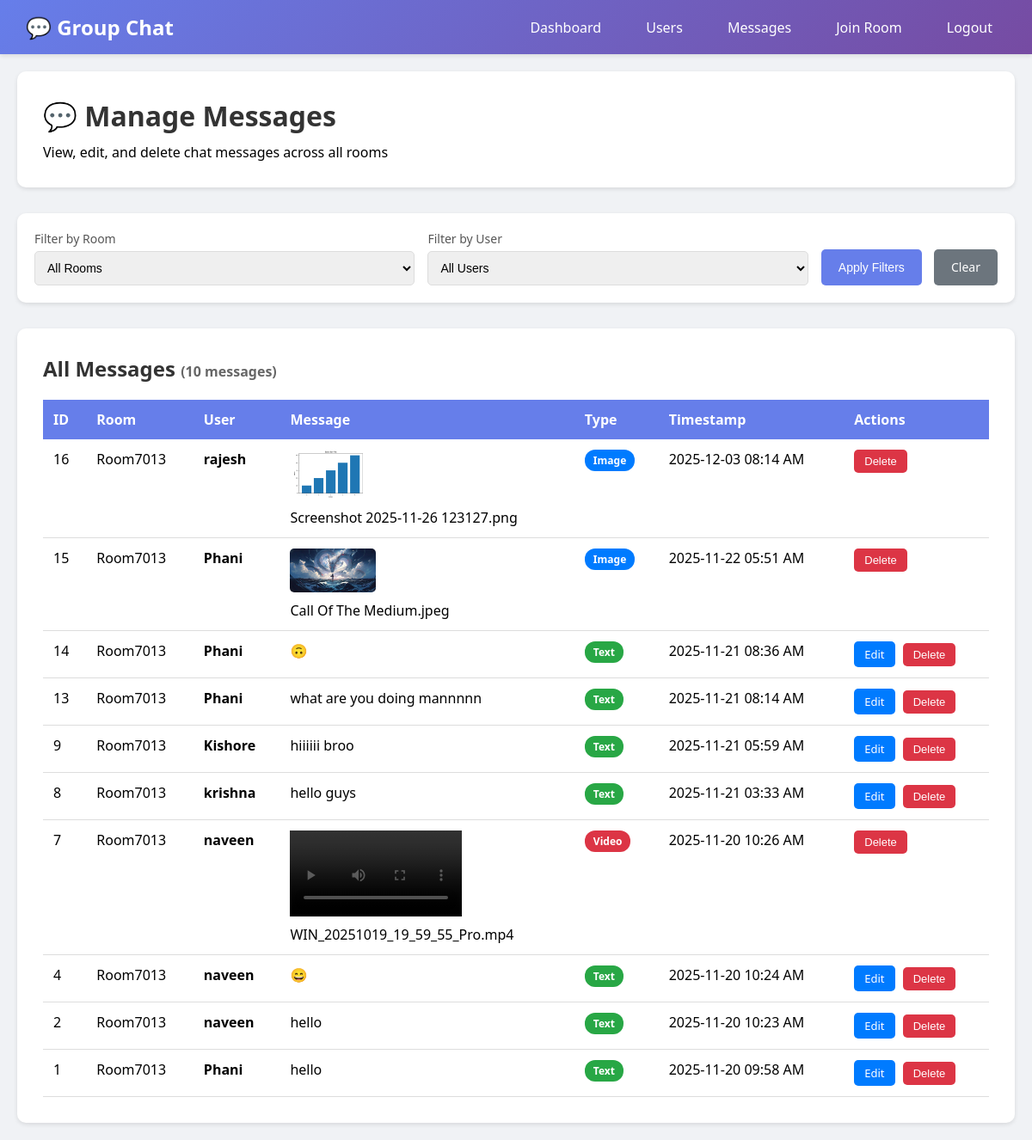
/admin/messages (signed in), run on the app's committed database.
### app.py (models this page shows, shortened)
class Message(db.Model):
    id = db.Column(db.Integer, primary_key=True)
    room_id = db.Column(db.String(50), nullable=False)
    username = db.Column(db.String(80), nullable=False)
    message = db.Column(db.Text, nullable=False)
    message_type = db.Column(db.String(20), default='text')
    file_url = db.Column(db.String(500))
    timestamp = db.Column(db.DateTime, default=datetime.utcnow)

### app.py (the view)
@app.route('/admin/messages')
@login_required
def admin_messages():
    if current_user.role != 'admin':
        flash('Access denied', 'danger')
        return redirect(url_for('join_room_page'))
    room_filter = request.args.get('room', None)
    user_filter = request.args.get('user', None)
    query = Message.query
    if room_filter:
        query = query.filter_by(room_id=room_filter)
    if user_filter:
        query = query.filter_by(username=user_filter)
    messages = query.order_by(Message.timestamp.desc()).limit(500).all()
    rooms = Room.query.filter_by(is_active=True).all()
    users = User.query.all()
    return render_template('admin_messages.html', messages=messages, rooms=rooms, users=users,
                         room_filter=room_filter, user_filter=user_filter)

### app.py (called while the page is built)
@login_manager.user_loader
def load_user(user_id):
    return User.query.get(int(user_id))

### templates/admin_messages.html (shortened to what this page needs)
{% extends 'base.html' %}
{% block content %}
<div class="messages-header">
    <h1>💬 Manage Messages</h1>
    <p>View, edit, and delete chat messages across all rooms</p>
</div>
<div class="filter-section">
    <form method="GET" action="{{ url_for('admin_messages') }}">
        <div class="filter-row">
            <div class="filter-group">
                <label for="room">Filter by Room</label>
                <select id="room" name="room">
                    <option value="">All Rooms</option>
                </select>
            </div>
            <div class="filter-group">
                <label for="user">Filter by User</label>
                <select id="user" name="user">
                    <option value="">All Users</option>
                </select>
            </div>
            <div>
                <button type="submit" class="btn-filter">Apply Filters</button>
                <a href="{{ url_for('admin_messages') }}" class="btn-clear">Clear</a>
            </div>
        </div>
    </form>
</div>
<div class="messages-table">
    <h2 style="margin-bottom: 20px; color: #333;">
        All Messages
        <span style="font-size: 16px; color: #666;">({{ messages|length }} messages)</span>
    </h2>
    {% if messages %}
    <table>
        <thead>
            <tr>
                <th>ID</th>
                <th>Room</th>
                <th>User</th>
                <th>Message</th>
                <th>Type</th>
                <th>Timestamp</th>
                <th>Actions</th>
            </tr>
        </thead>
        <tbody>
            {% for msg in messages %}
            <tr>
                <td>{{ msg.id }}</td>
                <td>{{ msg.room_id }}</td>
                <td><strong>{{ msg.username }}</strong></td>
                <td class="message-content">
                    {% if msg.message_type == 'text' %}
                        {{ msg.message }}
                    {% elif msg.message_type == 'image' %}
                        <img src="{{ msg.file_url }}" alt="Image" class="message-image" onclick="window.open('{{ msg.file_url }}', '_blank')">
                        {% if msg.message %}
                        <div style="margin-top: 5px;">{{ msg.message }}</div>
                        {% endif %}
                    {% elif msg.message_type == 'video' %}
                        <video src="{{ msg.file_url }}" controls style="max-width: 200px; max-height: 150px;"></video>
                        {% if msg.message %}
                        <div style="margin-top: 5px;">{{ msg.message }}</div>
                        {% endif %}
                    {% endif %}
                </td>
                <td>
                    {% if msg.message_type == 'text' %}
                        <span class="badge badge-text">Text</span>
                    {% elif msg.message_type == 'image' %}
                        <span class="badge badge-image">Image</span>
                    {% elif msg.message_type == 'video' %}
                        <span class="badge badge-video">Video</span>
                    {% endif %}
                </td>
                <td>{{ msg.timestamp.strftime('%Y-%m-%d %I:%M %p') }}</td>
                <td>
                    {% if msg.message_type == 'text' %}
                    <a href="{{ url_for('admin_edit_message', message_id=msg.id) }}" class="btn-edit">Edit</a>
                    {% endif %}
                    <form method="POST" action="{{ url_for('admin_delete_message', message_id=msg.id) }}" style="display: inline;">
                        <button type="submit" class="btn-delete" onclick="return confirm('Delete this message?')">Delete</button>
                    </form>
                </td>
            </tr>
            {% endfor %}
        </tbody>
    </table>
    {% else %}
    <div class="no-messages">
        <p>No messages found</p>
    </div>
    {% endif %}
</div>
{% endblock %}

### templates/base.html (shortened to what this page needs)
<!DOCTYPE html>
<html lang="en">
<head>
</head>
<body>
    <nav class="navbar">
        <div class="navbar-brand">💬 Group Chat</div>
        <ul class="navbar-menu">
            {% if current_user.is_authenticated %}
                {% if current_user.role == 'admin' %}
                    <li><a class="nav-link" href="{{ url_for('admin_dashboard') }}">Dashboard</a></li>
                    <li><a class="nav-link" href="{{ url_for('admin_users') }}">Users</a></li>
                    <li><a class="nav-link" href="{{ url_for('admin_messages') }}">Messages</a></li>
                {% endif %}
                <li><a class="nav-link" href="{{ url_for('join_room_page') }}">Join Room</a></li>
                <li><a class="nav-link" href="{{ url_for('logout') }}">Logout</a></li>
            {% else %}
                <li><a class="nav-link" href="{{ url_for('login') }}">Login</a></li>
                <li><a class="nav-link" href="{{ url_for('register') }}">Register</a></li>
            {% endif %}
        </ul>
    </nav>
    <div class="container">
        {% block content %}{% endblock %}
    </div>
</body>
</html>

### templates/base.html (style rules this page uses)
* { margin: 0; padding: 0; box-sizing: border-box; }
body { font-family: 'Segoe UI', Tahoma, Geneva, Verdana, sans-serif; background: #f0f2f5; min-height: 100vh; }
.navbar { background: linear-gradient(135deg, #667eea 0%, #764ba2 100%); color: white; padding: 15px 30px; display: flex; justify-content: space-between; align-items: center; box-shadow: 0 2px 5px rgba(0,0,0,0.1); }
.navbar-brand { font-size: 24px; font-weight: bold; }
.navbar-menu { display: flex; gap: 20px; list-style: none; }
.nav-link { color: white; text-decoration: none; padding: 8px 16px; border-radius: 5px; transition: background 0.3s; }
.container { max-width: 1200px; margin: 0 auto; padding: 20px; }

### templates/admin_messages.html (style rules this page uses)
.messages-header { background: white; padding: 30px; border-radius: 10px; box-shadow: 0 2px 5px rgba(0,0,0,0.1); margin-bottom: 30px; }
.messages-header h1 { color: #333; margin-bottom: 10px; }
.filter-section { background: white; padding: 20px; border-radius: 10px; box-shadow: 0 2px 5px rgba(0,0,0,0.1); margin-bottom: 30px; }
.filter-row { display: grid; grid-template-columns: 1fr 1fr auto; gap: 15px; align-items: end; }
.filter-group { display: flex; flex-direction: column; }
.filter-group label { margin-bottom: 5px; color: #555; font-weight: 500; font-size: 14px; }
.filter-group select { padding: 10px; border: 1px solid #ddd; border-radius: 5px; font-size: 14px; }
.btn-filter { background: #667eea; color: white; border: none; padding: 10px 20px; border-radius: 5px; cursor: pointer; font-size: 14px; height: 42px; }
.btn-clear { background: #6c757d; color: white; border: none; padding: 10px 20px; border-radius: 5px; cursor: pointer; font-size: 14px; margin-left: 10px; height: 42px; text-decoration: none; display: inline-block; line-height: 22px; }
.messages-table { background: white; padding: 30px; border-radius: 10px; box-shadow: 0 2px 5px rgba(0,0,0,0.1); overflow-x: auto; }
table { width: 100%; border-collapse: collapse; }
th { background: #667eea; color: white; padding: 12px; text-align: left; font-weight: 600; }
td { padding: 12px; border-bottom: 1px solid #ddd; vertical-align: top; }
.message-content { max-width: 400px; word-wrap: break-word; }
.message-image { max-width: 100px; max-height: 100px; border-radius: 5px; cursor: pointer; }
.badge { display: inline-block; padding: 4px 10px; border-radius: 12px; font-size: 12px; font-weight: 600; }
.badge-text { background: #28a745; color: white; }
.badge-image { background: #007bff; color: white; }
.badge-video { background: #dc3545; color: white; }
.btn-edit { background: #007bff; color: white; border: none; padding: 6px 12px; border-radius: 5px; cursor: pointer; font-size: 13px; margin-right: 5px; text-decoration: none; display: inline-block; }
.btn-delete { background: #dc3545; color: white; border: none; padding: 6px 12px; border-radius: 5px; cursor: pointer; font-size: 13px; }

### data on the page
Message: id "16", room_id "Room7013", username "rajesh", file_url (picture), message "Screenshot 2025-11-26 123127.png", message_type "Image", timestamp "2025-12-03 08:14 AM"
Message: id "15", room_id "Room7013", username "Phani", file_url (picture), message "Call Of The Medium.jpeg", message_type "Image", timestamp "2025-11-22 05:51 AM"
Message: id "14", room_id "Room7013", username "Phani", message "🙃", message_type "Text", timestamp "2025-11-21 08:36 AM"
Message: id "13", room_id "Room7013", username "Phani", message "what are you doing mannnnn", message_type "Text", timestamp "2025-11-21 08:14 AM"
Message: id "9", room_id "Room7013", username "Kishore", message "hiiiiii broo", message_type "Text", timestamp "2025-11-21 05:59 AM"
Message: id "8", room_id "Room7013", username "krishna", message "hello guys", message_type "Text", timestamp "2025-11-21 03:33 AM"
Message: id "7", room_id "Room7013", username "naveen", message "WIN_20251019_19_59_55_Pro.mp4", message_type "Video", timestamp "2025-11-20 10:26 AM"
Message: id "4", room_id "Room7013", username "naveen", message "😄", message_type "Text", timestamp "2025-11-20 10:24 AM"
Message: id "2", room_id "Room7013", username "naveen", message "hello", message_type "Text", timestamp "2025-11-20 10:23 AM"
Message: id "1", room_id "Room7013", username "Phani", message "hello", message_type "Text", timestamp "2025-11-20 09:58 AM"

### other printed values
{{ messages|length }} "10"
